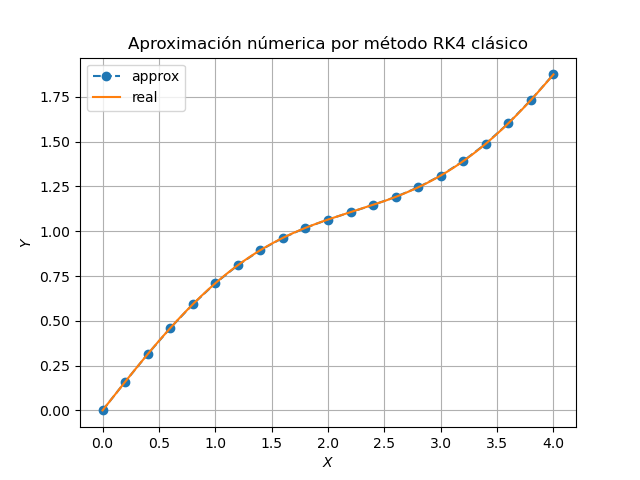

This figure's Python source:
# -*- coding: utf-8 -*-
"""
Created on Sun Dec 27 23:14:11 2020

@author: jhon_
"""

import numpy as np
import pandas as pd
import matplotlib.pyplot as plt

h = 0.2
x_min = 0
x_max = 4

N = int((x_max-x_min)/h + 1)
x = np.linspace(x_min, x_max, N)

y = np.zeros((len(x), 2))
y[0, :] = np.array([0, 0.8])


# Solución de la ecuación diferencial.
def fs(x):
    return 1/2*x + 0.3/np.sqrt(2)*np.sin(np.sqrt(2)*x)


# Defino función derivada 0, 1, 2 , 3 y 4
def f0(x, y):
    return y[1]


def f1(x, y):
    return x - 2*y[0]


# Método RK4 clásico
def f(x, y):
    return h*np.array([f0(x, y), f1(x, y)])


# Método RK4
for i in range(20):
    k1 = f(x[i], y[i, :])
    k2 = f(x[i] + 1/2*h, y[i, :] + 1/2*k1)
    k3 = f(x[i] + 1/2*h, y[i, :] + 1/2*k2)
    k4 = f(x[i] + h, y[i, :] + k3)
    y[i+1, :] = y[i, :] + 1/6*k1 + 1/3*k2 + 1/3*k3 + 1/6*k4

# Crear tabla con toda la información, imprimir y guardado en archivo .xlsx
tabla = pd.DataFrame(list(zip(x, y[:, 0], fs(x)-y[:, 0])), columns=['x', 'y', 'error'])
print(tabla)

tabla.to_excel("p3.xlsx", sheet_name="Taylor")

# Gráfica del valor de la primera dderivada y su aproximación
# para gráficar
N = 1000
xg = np.linspace(x_min, x_max, N)

plt.figure()
plt.grid()
plt.plot(x, y[:, 0], '.', markersize=12, linestyle='dashed', label='approx')
plt.plot(xg, fs(xg), label='real')
plt.title('Aproximación númerica por método RK4 clásico')
plt.xlabel('$X$')
plt.ylabel('$Y$')
plt.grid(True)
plt.legend()
plt.savefig('p3.png')
plt.show()
